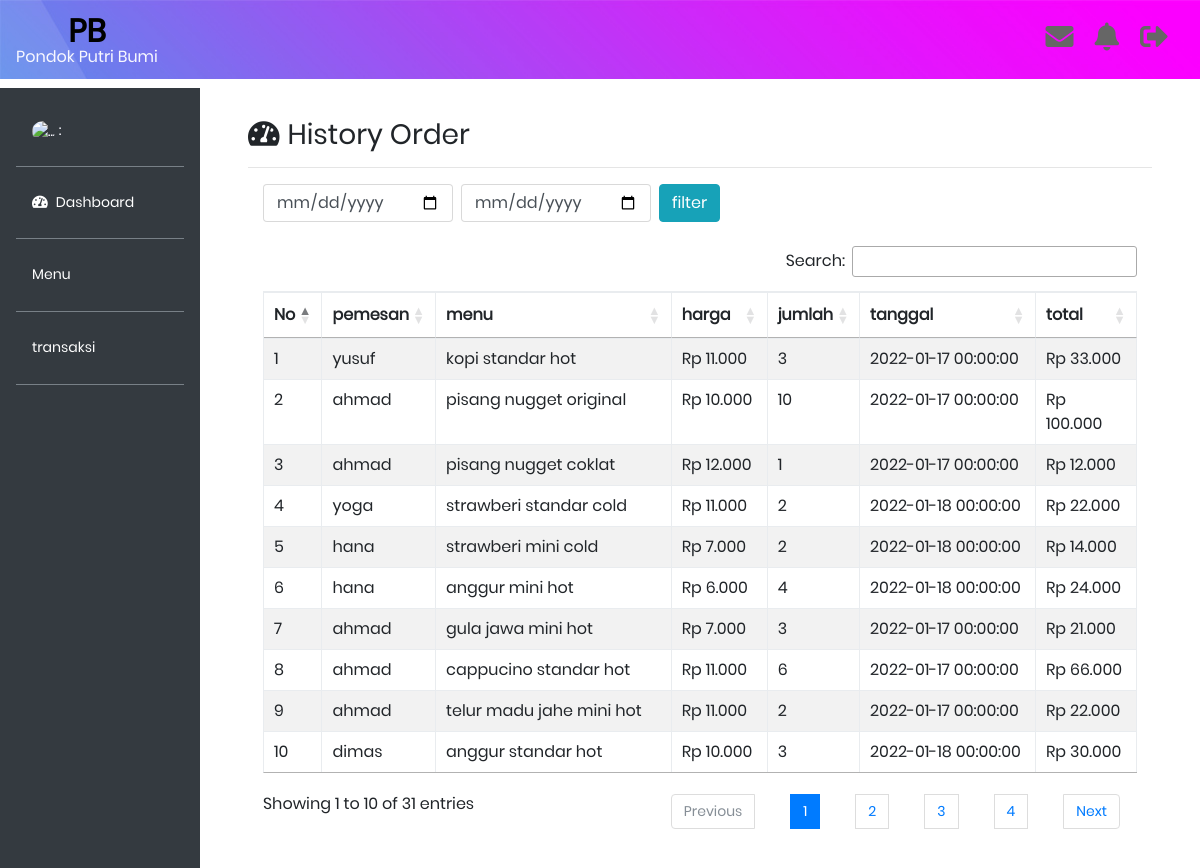
Screenshot of /daftarpesan.php with the database file from the repository.
### tables this page shows
CREATE TABLE `pesanan` (
  `id_pesanan` int(11) NOT NULL,
  `id_pemesan` varchar(250) NOT NULL,
  `kd_menu` varchar(250) NOT NULL,
  `jumlah` int(11) NOT NULL,
  `total` int(11) DEFAULT NULL
);

CREATE TABLE `pemesan` (
  `id_pemesan` varchar(250) NOT NULL,
  `nama_pemesan` varchar(250) NOT NULL,
  `tanggal_pesan` datetime DEFAULT NULL,
  `id_user` varchar(250) DEFAULT NULL,
  `status` varchar(250) DEFAULT NULL
);

CREATE TABLE `menu` (
  `kd_menu` varchar(250) NOT NULL,
  `nama_menu` varchar(250) NOT NULL,
  `kd_jenis_menu` varchar(250) NOT NULL,
  `kd_jenis_produk` varchar(250) NOT NULL,
  `harga` int(11) NOT NULL
);

### daftarpesan.php (the view, shortened to what this page needs)
<?php
include 'database/koneksidb.php';
$sql_user = "SELECT * FROM users WHERE username = '$user_login'";
$calluser = mysqli_query($conn, $sql_user);
$data_user = mysqli_fetch_array($calluser);
$query = "SELECT nama_pemesan, nama_menu, harga, jumlah, total, tanggal_pesan FROM pesanan INNER JOIN pemesan USING (id_pemesan)
INNER JOIN menu USING (kd_menu)";
$call = mysqli_query($conn, $query);
function rupiah2($tampil)
{
    $hasil_rupiah = "Rp " . number_format($tampil, 0, ".", ".");
    return $hasil_rupiah;
}
function rupiah3($jumlah)
{
    $hasil_rupiah = "Rp " . number_format($jumlah, 0, ".", ".");
    return $hasil_rupiah;
}
?>
<!doctype html>
<html lang="en">
<head>
    <link rel="stylesheet" href="https://maxcdn.bootstrapcdn.com/bootstrap/4.0.0/css/bootstrap.min.css">
    <link rel="stylesheet" type="text/css" href="admin.css">
    <link rel="stylesheet" type="text/css" href="fontawesome-free/css/all.min.css">
    <link rel="stylesheet" type="text/css" media="screen" href="https://cdnjs.cloudflare.com/ajax/libs/twitter-bootstrap/4.5.2/css/bootstrap.css">
    <link rel="stylesheet" type="text/css" href="https://cdn.datatables.net/1.11.3/css/dataTables.bootstrap4.min.css">
    <link rel="stylesheet" type="text/css" href="https://cdn.datatables.net/1.11.3/css/jquery.dataTables.min.css">
    <link rel="stylesheet" type="text/css" href="https://cdn.datatables.net/buttons/2.1.0/css/buttons.bootstrap4.min.css">
    <link rel="stylesheet" type="text/css" href="vendor/bootstrap/css/bootstrap.min.css">
    <link rel="stylesheet" type="text/css" href="fonts/font-awesome-4.7.0/css/font-awesome.min.css">
    <link rel="stylesheet" type="text/css" href="fonts/iconic/css/material-design-iconic-font.min.css">
    <link rel="stylesheet" type="text/css" href="vendor/animate/animate.css">
    <link rel="stylesheet" type="text/css" href="vendor/css-hamburgers/hamburgers.min.css">
    <link rel="stylesheet" type="text/css" href="vendor/animsition/css/animsition.min.css">
    <link rel="stylesheet" type="text/css" href="vendor/select2/select2.min.css">
    <link rel="stylesheet" type="text/css" href="vendor/daterangepicker/daterangepicker.css">
    <link rel="stylesheet" type="text/css" href="css/util.css">
    <link rel="stylesheet" type="text/css" href="css/main.css">
</head>
<body>
    <nav class="navbar navbar-expand-lg navbar-light bg-warning fixed-top" style="background-image: url('images/bg-01.jpg');">
        <a class="navbar-brand" href="#">
            <div class="txt1 text-center ">
                <h2 style="color: black;"><strong>PB</strong></h2>
                <h6 style="color: ghostwhite;">Pondok Putri Bumi</h6>
            </div>
        </a>
        <div class="icon ml-4">
            <h5>
                <a href="#"><i class="fas fa-envelope fa-2x mr-3" data-toggle="tooltip" title="History"></i></a>
                <a href="#"><i class="fas fa-bell fa-2x mr-3" data-toggle="tooltip" title="Notification"></i></a>
                <a href="logout.php"><i class="fas fa-sign-out-alt fa-2x mr-3" data-toggle="tooltip" title="Log Out"></i></a>
            </h5>
        </div>
    </nav>
    <div class="row no-gutters mt-5">
        <div class="col-md-2 bg-dark mt-3 pr-3 pt-4">
            <ul class="nav flex-column ml-3 mb-5">
                <li class="nav-item mr5">
                    <a class="nav-link active text-white, txt2" href="#" style="color: ghostwhite;">
                        <img src="fgambar/qr.png" alt="..." class="rounded-circle mr5" width="45px" height="45px"> : <?= $data_user['username']; ?></a>
                </li>
                <hr class="bg-secondary">
                <li class="nav-item">
                    <a class="nav-link active text-white" href="dashboard.php"><i class="fas fa-tachometer-alt mr-2"></i>Dashboard</a>
                    <hr class="bg-secondary">
                </li>
                <li class="nav-item">
                    <a class="nav-link text-white" data-toggle="collapse" href="#collapseExample" aria-expanded="false" aria-controls="collapseExample">
                        Menu
                    </a>
                    <hr class="bg-secondary">
                </li>
                <li class="nav-item">
                    <a class="nav-link text-white" href="transaksi.php">transaksi</a>
                    <hr class="bg-secondary">
                </li>
            </ul>
        </div>
        <div class="col-md-10 p-5 pt-2">
            <h3><i class="fas fa-tachometer-alt mr-2"></i>History Order</h3>
            <hr>
            <div class="container">
                <div class="row">
                    <div class="col">
                        <form action="" method="POST" class="form inlime">
                            <input style="width: 190px; float:left;" type="date" name="tgl_mulai" class="form-control mr-2">
                            <input style="width: 190px; float:left;" type="date" name="tgl_selesai" class="form-control mr-2">
                            <button type="submit" name="filter_tgl" class="btn btn-info p2" style="float: left;">filter</button>
                        </form>
                    </div>
                </div>
            </div>
            <br>
            <div class="container">
                <div class="row">
                    <div class="col">
                        <table id="example" class="table table-striped table-bordered" style="width: 100%;">
                            <thead>
                                <tr>
                                    <th>No</th>
                                    <th>pemesan</th>
                                    <th>menu</th>
                                    <th>harga</th>
                                    <th>jumlah</th>
                                    <th>tanggal</th>
                                    <th>total</th>
                                </tr>
                            </thead>
                            <tbody>
                                <?php $i = 1; ?>
                                <?php
                                if (isset($_POST['filter_tgl'])) {
                                    $mulai = $_POST['tgl_mulai'];
                                    $selesai = $_POST['tgl_selesai'];
                                    if ($mulai != null || $selesai != null) {
                                        $query = "SELECT nama_pemesan, nama_menu, harga, jumlah, total, tanggal_pesan
                                FROM pesanan INNER JOIN pemesan USING (id_pemesan) INNER JOIN menu USING (kd_menu) WHERE tanggal_pesan
                                BETWEEN '$mulai' AND DATE_ADD('$selesai', INTERVAL 1 DAY)";
                                        $call = mysqli_query($conn, $query);
                                    } else {
                                        $query = "SELECT nama_pemesan, nama_menu, harga, jumlah, total, tanggal_pesan FROM pesanan INNER JOIN pemesan USING (id_pemesan)
                                INNER JOIN menu USING (kd_menu)";
                                        $call = mysqli_query($conn, $query);
                                    }
                                } else {
                                    $query = "SELECT nama_pemesan, nama_menu, harga, jumlah, total, tanggal_pesan FROM pesanan INNER JOIN pemesan USING (id_pemesan)
                            INNER JOIN menu USING (kd_menu)";
                                    $call = mysqli_query($conn, $query);
                                }
                                while ($tampil = mysqli_fetch_array($call)) {
                                    $jumlah = $tampil['harga'] * $tampil['jumlah']; ?>
                                    <tr>
                                        <td><?php echo $i++; ?></td>
                                        <td><?php echo $tampil['nama_pemesan']; ?> </td>
                                        <td><?php echo $tampil['nama_menu']; ?> </td>
                                        <td><?php echo rupiah2($tampil['harga']); ?> </td>
                                        <td><?php echo $tampil['jumlah']; ?> </td>
                                        <td><?php echo $tampil['tanggal_pesan']; ?></td>
                                        <td><?php echo rupiah3($jumlah) ?></td>
                                    </tr>
                                <?php } ?>
                            </tbody>
                        </table>
                    </div>
                </div>
            </div>
        </div>
    </div>
</body>
</html>

### css/main.css (style rules this page uses)
* { margin: 0px; padding: 0px; box-sizing: border-box; }
body, html { height: 100%; font-family: Poppins-Regular, sans-serif; }
a { font-family: Poppins-Regular; font-size: 14px; line-height: 1.7; color: #666666; margin: 0px; transition: all 0.4s; -webkit-transition: all 0.4s; -o-transition: all 0.4s; -moz-transition: all 0.4s; }
h1,h2,h3,h4,h5,h6 { margin: 0px; }
ul, li { margin: 0px; list-style-type: none; }
input { outline: none; border: none; }
button { outline: none !important; border: none; background: transparent; }
.txt1 { font-family: Poppins-Regular; font-size: 14px; line-height: 1.5; color: #666666; }
.txt2 { font-family: Poppins-Regular; font-size: 14px; line-height: 1.5; color: #333333; text-transform: uppercase; }

### rows the page displays
pesanan: id_pemesan.nama_pemesan "yusuf", kd_menu.nama_menu "kopi standar hot", kd_menu.harga "Rp 11.000", jumlah "3", id_pemesan.tanggal_pesan "2022-01-17 00:00:00", rupiah3($jumlah) "Rp 33.000"
pesanan: id_pemesan.nama_pemesan "ahmad", kd_menu.nama_menu "pisang nugget original", kd_menu.harga "Rp 10.000", jumlah "10", id_pemesan.tanggal_pesan "2022-01-17 00:00:00", rupiah3($jumlah) "Rp 100.000"
pesanan: id_pemesan.nama_pemesan "ahmad", kd_menu.nama_menu "pisang nugget coklat", kd_menu.harga "Rp 12.000", jumlah "1", id_pemesan.tanggal_pesan "2022-01-17 00:00:00", rupiah3($jumlah) "Rp 12.000"
pesanan: id_pemesan.nama_pemesan "yoga", kd_menu.nama_menu "strawberi standar cold", kd_menu.harga "Rp 11.000", jumlah "2", id_pemesan.tanggal_pesan "2022-01-18 00:00:00", rupiah3($jumlah) "Rp 22.000"
pesanan: id_pemesan.nama_pemesan "hana", kd_menu.nama_menu "strawberi mini cold", kd_menu.harga "Rp 7.000", jumlah "2", id_pemesan.tanggal_pesan "2022-01-18 00:00:00", rupiah3($jumlah) "Rp 14.000"
pesanan: id_pemesan.nama_pemesan "hana", kd_menu.nama_menu "anggur mini hot", kd_menu.harga "Rp 6.000", jumlah "4", id_pemesan.tanggal_pesan "2022-01-18 00:00:00", rupiah3($jumlah) "Rp 24.000"
pesanan: id_pemesan.nama_pemesan "ahmad", kd_menu.nama_menu "gula jawa mini hot", kd_menu.harga "Rp 7.000", jumlah "3", id_pemesan.tanggal_pesan "2022-01-17 00:00:00", rupiah3($jumlah) "Rp 21.000"
pesanan: id_pemesan.nama_pemesan "ahmad", kd_menu.nama_menu "cappucino standar hot", kd_menu.harga "Rp 11.000", jumlah "6", id_pemesan.tanggal_pesan "2022-01-17 00:00:00", rupiah3($jumlah) "Rp 66.000"
pesanan: id_pemesan.nama_pemesan "ahmad", kd_menu.nama_menu "telur madu jahe mini hot", kd_menu.harga "Rp 11.000", jumlah "2", id_pemesan.tanggal_pesan "2022-01-17 00:00:00", rupiah3($jumlah) "Rp 22.000"
pesanan: id_pemesan.nama_pemesan "dimas", kd_menu.nama_menu "anggur standar hot", kd_menu.harga "Rp 10.000", jumlah "3", id_pemesan.tanggal_pesan "2022-01-18 00:00:00", rupiah3($jumlah) "Rp 30.000"
